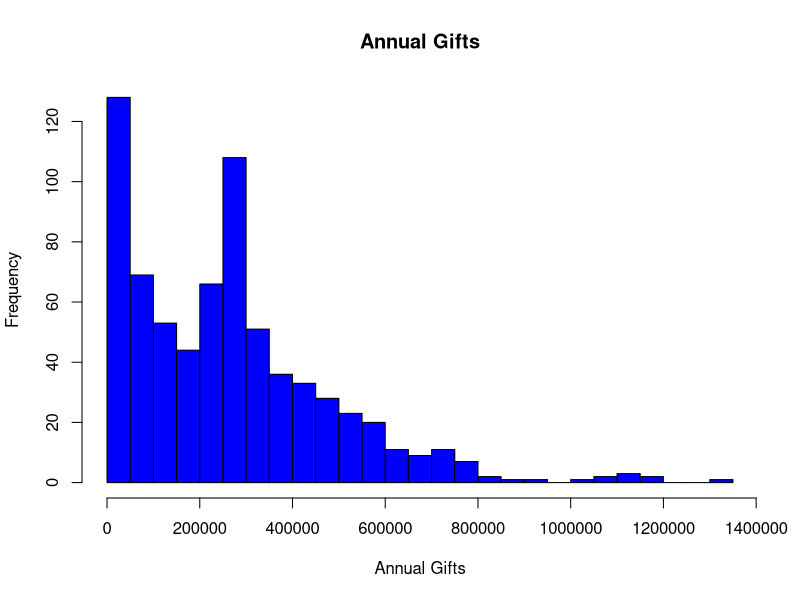

This figure's R source: (Note: this script raises an error after producing the figure.)
# import libraries
library(tidyverse)

# set working directory: /Users/christianmartinez/Downloads/trash/Yale Donations
setwd("/Users/christianmartinez/Downloads/trash/Yale Donations/processedData")

# import data
df <- read_csv("yaleDonations.csv")

# plot a histogram 
hist(df$Annual_Gifts[!is.na(df$Annual_Gifts)], 
     main = "Annual Gifts", 
     xlab = "Annual Gifts", 
     ylab = "Frequency", 
     col = "blue", 
     breaks = 20)


# add a column to the data frame: "Annual_Gifts_1Y_difference" given the difference between the current year and the previous year. For each row, find the value of Annual_Gifts, find the value of Annual_Gifts in the row with the same "Class" but with a "Year" value of 1 less, and subtract the two values. The lag should be by "Year" column
df$Annual_Gifts_1Y_difference <- df$Annual_Gifts - lead(df2$Annual_Gifts, n = 1, order = df2$Class)

# replace Annual_Gifts_1Y_difference with NA if the Year is 2012
df$Annual_Gifts_1Y_difference[df$Year == 2012] <- NA

# plot a histogram
hist(df$Annual_Gifts_1Y_difference[!is.na(df$Annual_Gifts_1Y_difference)], 
     main = "Annual Gifts 1 Year Difference", 
     xlab = "Annual Gifts 1 Year Difference", 
     ylab = "Frequency", 
     col = "blue", 
     breaks = 20)

# We might ask ourselves, how can we predict future Annual Gifts changes? A naive approach would be to predict a year's Annual Gifts changes using the previous year's Annual Gifts changes. I plot a scatterplot of the previous year's Annual Gifts changes against the current year's Annual Gifts changes. I obtain the scatterplot below. I do this in `dataExplorer.R`.

# plot a scatterplot of Annual_Gifts_1Y_difference vs. Annual_Gifts_1Y_difference for the previous year
plot(lead(df$Annual_Gifts_1Y_difference, n = 1, order = df$Class), df$Annual_Gifts_1Y_difference, 
     main = "Annual Gifts 1 Year Difference vs. Annual Gifts 1 Year Difference for the Previous Year", 
     xlab = "Annual Gifts 1 Year Difference for the Previous Year", 
     ylab = "Annual Gifts 1 Year Difference ", 
     col = "blue", 
     pch = 20)

# copy the data frame
df2 <- df  

# add a column that is the value of Annual_Gifts_1Y_difference for the previous year
df2$Annual_Gifts_1Y_difference_previous <- lead(df2$Annual_Gifts_1Y_difference, n = 1, order = df2$Class)

# replace Annual_Gifts_1Y_difference_previous with NA if the Year is 2012
df2$Annual_Gifts_1Y_difference_previous[df2$Year == 2012] <- NA

# add a column that is the value of Annual_Gifts_1Y_difference 
df2$Annual_Gifts_1Y_difference <- df2$Annual_Gifts_1Y_difference

# replace Annual_Gifts_1Y_difference with NA if the Year is 2012
df2$Annual_Gifts_1Y_difference[df2$Year == 2012] <- NA

# plot a scatterplot of Annual_Gifts_1Y_difference vs. Annual_Gifts_1Y_difference for the previous year
plot(df2$Annual_Gifts_1Y_difference_previous, df2$Annual_Gifts_1Y_difference, 
     main = "Annual Gifts 1 Year Difference vs. Annual Gifts 1 Year Difference for the Previous Year", 
     xlab = "Annual Gifts 1 Year Difference for the Previous Year", 
     ylab = "Annual Gifts 1 Year Difference ", 
     col = "blue", 
     pch = 20)



# We might also ask ourselves, how can we predict future Annual Gifts? A naive approach would be to predict a year's Annual Gifts using the previous year's Annual Gifts. I plot a scatterplot of the previous year's Annual Gifts against the current year's Annual Gifts. I obtain the scatterplot below.

# plot a scatterplot of Annual_Gifts vs. Annual_Gifts for the previous year
plot(lead(df$Annual_Gifts, n = 1, order = df$Class), df$Annual_Gifts, 
     main = "Annual Gifts vs. Annual Gifts for the Previous Year", 
     xlab = "Annual Gifts for the Previous Year", 
     ylab = "Annual Gifts ", 
     col = "blue", 
     pch = 20)



# import library
library(zoo)

# plot a graph of total Annual_Gifts (this is the sum of all Annual_Gifts for which the year is the relevant yesar) by Year: from 2012 to 2021
plot(df %>% group_by(Year) %>% summarise(Total_Annual_Gifts = sum(Annual_Gifts)), 
     type = "l", 
     col = "blue", 
     lwd = 2, 
     xlab = "Year", 
     ylab = "Total Annual Gifts", 
     main = "Total Annual Gifts")


df3 <- df %>% group_by(Year) %>% summarise(Total_Annual_Gifts = sum(Annual_Gifts))

# plot a rolling average of Annual_Gifts with a dashed line
f1 <- rollapply(df3$Total_Annual_Gifts, width = 2, FUN = mean, align = "right", fill = NA)

plot(df3, type = "l", col = "blue", lwd = 2, xlab = "Year", ylab = "Annual Gifts", main = "Annual Gifts")
lines(f1, col = "red", lwd = 2, lty = 2)

# We might ask ourselves, is the data stationary? To do so, we can do a Dickey-Fuller test. I do this in `dataExplorer.R`. However, we have a small range of years in the dataset (from 2012 to 2020), so the results are likely not to be reliable. So take the results from the Dickey-Fuller test with a grain of salt. I obtain the results below.

# import library
library(tseries)

# set up a dataframe for the time series
df3 <- df %>% group_by(Year) %>% summarise(Total_Annual_Gifts = sum(Annual_Gifts))

# perform a Dickey-Fuller test
adf.test(df3$Total_Annual_Gifts)

# We might also ask ourselves, is are the annual gifts changes stationary? To do so, we can do a Dickey-Fuller test. I do this in `dataExplorer.R`. I obtain the results below.

# import library
library(tseries)

# set up a dataframe for the time series
df3 <- df %>% group_by(Year) %>% summarise(Total_Annual_Gifts = sum(Annual_Gifts))

# sort the dataframe by Year, descending
df3 <- df3[order(df3$Year), ]

# add a column that is the difference between the current year's Annual_Gifts and the previous year's Annual_Gifts
df3$Total_Annual_Gifts_difference <-  df3$Total_Annual_Gifts - lag(df3$Total_Annual_Gifts, n = 1, order = df3$Year) 

# perform a Dickey-Fuller test. Drop the first row, which is NA
adf.test(df3$Total_Annual_Gifts_difference[-1])


# We might ask ourselves, is there autocorrelation in the total annual gifts? To do so, we can do an autocorrelation plot. I do this in `dataExplorer.R`. I obtain the plot below.

# import library
library(tseries)

# set up a dataframe for the time series
df3 <- df %>% group_by(Year) %>% summarise(Total_Annual_Gifts = sum(Annual_Gifts))

# sort the dataframe by Year, descending
df3 <- df3[order(df3$Year), ]

# add a column that is the difference between the current year's Annual_Gifts and the previous year's Annual_Gifts
df3$Total_Annual_Gifts_difference <-  df3$Total_Annual_Gifts - lag(df3$Total_Annual_Gifts, n = 1, order = df3$Year)

# plot an autocorrelation plot of annual gifts (not the difference)
acf(df3$Total_Annual_Gifts, main = "Autocorrelation Plot of Total Annual Gifts")

# plot an autocorrelation plot of annual gifts (the difference)
acf(df3$Total_Annual_Gifts_difference[-1], main = "Autocorrelation Plot of Total Annual Gifts Difference")


# We might ask ourselves, is there autocorrelation in the annual gifts (across all classes)? To do so, we can do an autocorrelation plot. I do this in `dataExplorer.R`. I obtain the plot below.
acf(df$Annual_Gifts, main = "Autocorrelation Plot of Annual Gifts")

# Create a list of the unique classes in the dataset
classes <- unique(df$Class)

# Iterate over the classes
for (class in classes) {
  # Subset the data to only include the current class
  class_data <- df[df$Class == class, ]
  
  # Plot the autocorrelation of the Annual_Gifts column
  acf(class_data$Annual_Gifts, lag.max = 20)
  
  # Add a title to the plot using the current class
  title(paste("Autocorrelation of Annual Gifts for Class", class))
}
